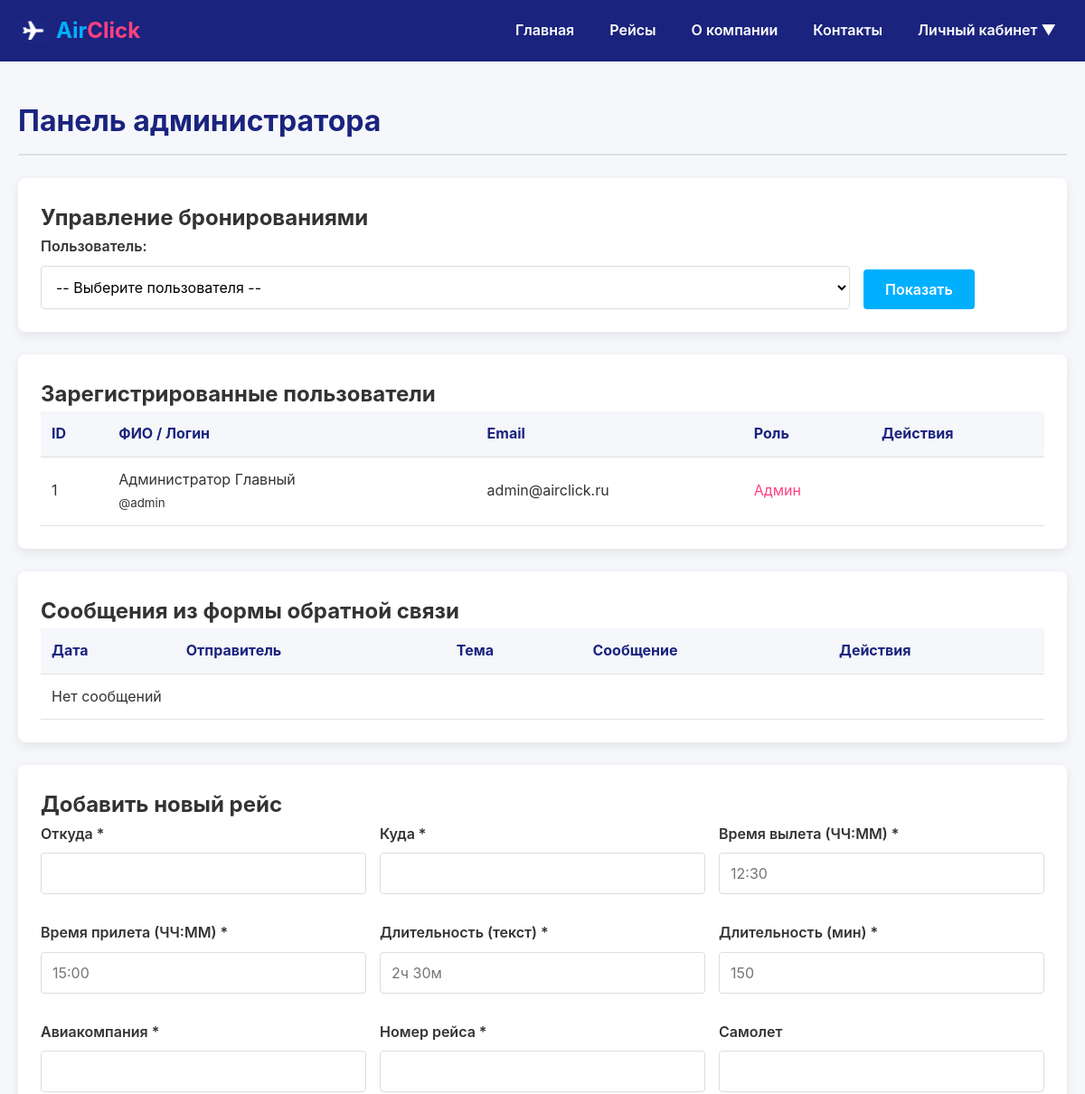
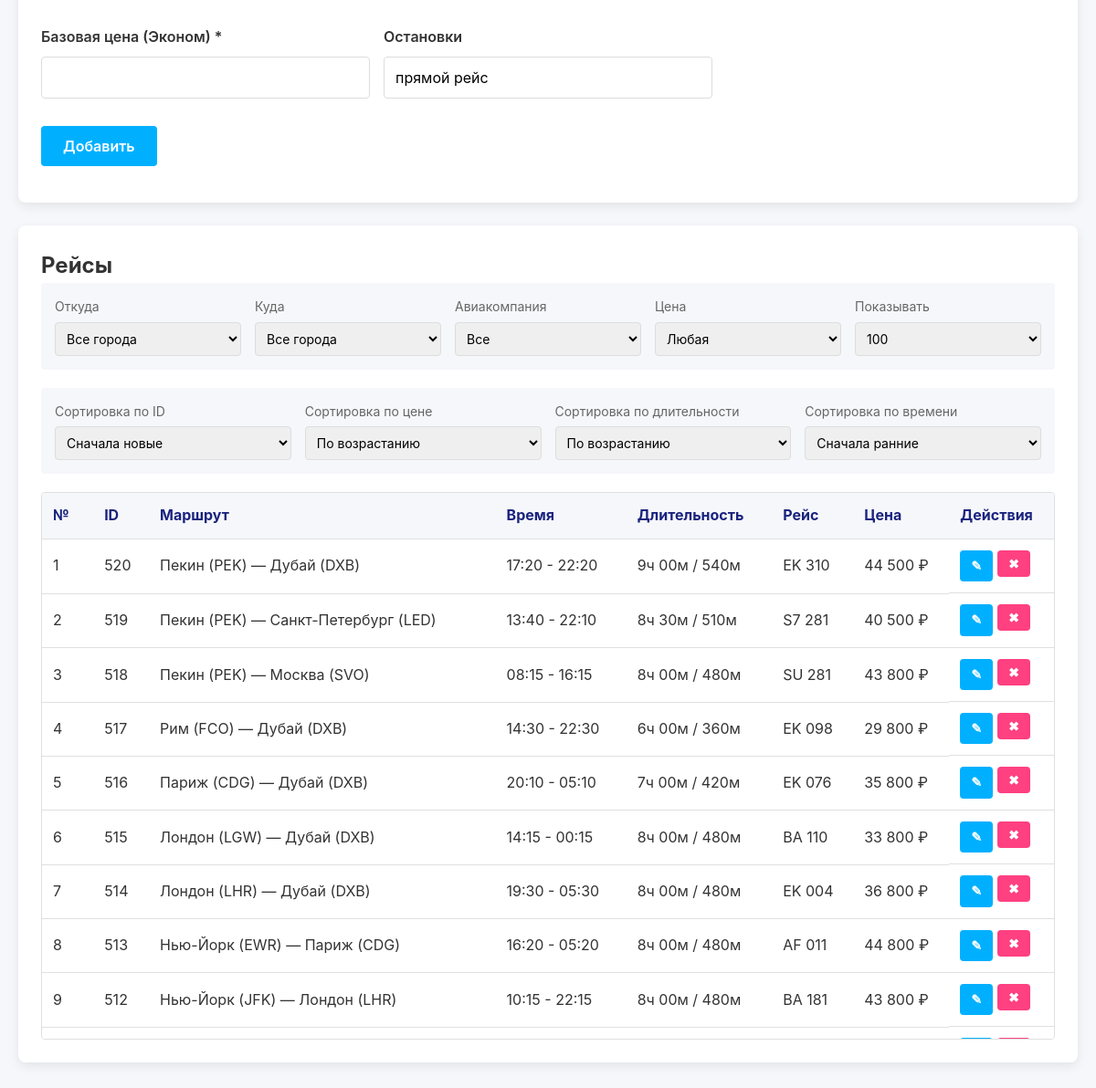
/admin.php (signed in), run on the app's committed database (2 pictures, top to bottom).
### tables this page shows
CREATE TABLE users (
    id          INT PRIMARY KEY AUTO_INCREMENT,
    login       VARCHAR(50)  NOT NULL UNIQUE,
    password    VARCHAR(255) NOT NULL,
    surname     VARCHAR(100) NOT NULL,
    name        VARCHAR(100) NOT NULL,
    patronymic  VARCHAR(100) NULL,
    phone       VARCHAR(15)  NOT NULL,
    email       VARCHAR(255) NOT NULL UNIQUE,
    passport    VARCHAR(30)  NULL,
    birth_date  DATE         NULL,
    gender      ENUM('male','female') NULL,
    created_at  TIMESTAMP DEFAULT CURRENT_TIMESTAMP,
    INDEX idx_login (login),
    INDEX idx_email (email)
);

CREATE TABLE flights (
    id               INT PRIMARY KEY AUTO_INCREMENT,
    from_city        VARCHAR(100)   NOT NULL,
    to_city          VARCHAR(100)   NOT NULL,
    departure_time   CHAR(5)        NOT NULL,
    arrival_time     CHAR(5)        NOT NULL,
    duration         VARCHAR(20)    NOT NULL,
    duration_min     INT            NOT NULL,
    airline          VARCHAR(100)   NOT NULL,
    flight_number    VARCHAR(20)    NOT NULL,
    aircraft         VARCHAR(50)    NOT NULL,
    price            DECIMAL(10,2)  NOT NULL,
    stops            VARCHAR(100)   NULL,
    INDEX idx_from  (from_city),
    INDEX idx_to    (to_city),
    INDEX idx_price (price)
);

### php/admin.php (called while the page is built, shortened)
<?php
require_once 'db.php';
$users_result = mysqli_query($connect, "SELECT id, login, surname, name, email, phone, role, created_at FROM users ORDER BY id DESC");
$users = mysqli_fetch_all($users_result, MYSQLI_ASSOC);
$f_price = $_GET['f_price'] ?? 'all';
$f_limit = $_GET['f_limit'] ?? '100';
$sort = 'id_desc';
$sql_flights = "SELECT * FROM flights WHERE 1=1";
switch ($sort) {
    default: $sql_flights .= " ORDER BY id DESC"; break;
}
if ($f_limit !== 'all') {
    $limit_val = (int)$f_limit;
    $sql_flights .= " LIMIT $limit_val";
}
$stmt_flights = mysqli_prepare($connect, $sql_flights);
mysqli_stmt_execute($stmt_flights);
$flights = mysqli_fetch_all(mysqli_stmt_get_result($stmt_flights), MYSQLI_ASSOC);
$edit_flight = null;
?>

### admin.php (the view, shortened to what this page needs)
<?php require_once 'php/admin.php'; ?>
<!DOCTYPE html>
<html lang="ru">
<head>
    <link rel="stylesheet" href="css/style.css">
</head>
<body>
    <header>
        <a href="index.php" class="logo">
            <img src="img/logo-plane.png" alt="AirClick">
            <span>Air</span><span>Click</span>
        </a>
        <nav>
            <ul>
                <li><a href="index.php">Главная</a></li>
                <li><a href="flights.php">Рейсы</a></li>
                <li><a href="about.php">О компании</a></li>
                <li><a href="contacts.php">Контакты</a></li>
                <?php if (isset($_SESSION['user_id'])): ?>
                    <li class="nav-dropdown">
                        <a href="#">Личный кабинет ▼</a>
                    </li>
                <?php endif; ?>
            </ul>
        </nav>
    </header>
    <main>
        <h1 class="page-title">Панель администратора</h1>
        <div class="card">
            <h2 class="section-title">Управление бронированиями</h2>
            <form method="GET" action="admin.php" class="form-row align-end">
                <div class="form-col" style="flex: 3;">
                    <div class="form-group mb-0">
                        <label>Пользователь:</label>
                        <select name="user_id" required>
                            <option value="0">-- Выберите пользователя --</option>
                        </select>
                    </div>
                </div>
                <div class="form-col" style="flex: 0;">
                    <div class="form-group mb-0">
                        <button type="submit" class="btn">Показать</button>
                    </div>
                </div>
            </form>
        </div>
        <div class="card">
            <h2 class="section-title">Зарегистрированные пользователи</h2>
            <div class="table-responsive">
                <table class="admin-table">
                    <thead><tr><th>ID</th><th>ФИО / Логин</th><th>Email</th><th>Роль</th><th>Действия</th></tr></thead>
                    <tbody>
                        <?php foreach ($users as $u): ?>
                        <tr>
                            <td><?= $u['id'] ?></td>
                            <td><?= htmlspecialchars($u['surname'] . ' ' . $u['name']) ?><br><small>@<?= $u['login'] ?></small></td>
                            <td><?= $u['email'] ?></td>
                            <td><?= $u['role'] === 'admin' ? '<span class="text-pink">Админ</span>' : 'Юзер' ?></td>
                            <td>
                            </td>
                        </tr>
                        <?php endforeach; ?>
                    </tbody>
                </table>
            </div>
        </div>
        <div class="card">
            <h2 class="section-title">Сообщения из формы обратной связи</h2>
            <div class="table-responsive">
                <table class="admin-table">
                    <thead><tr><th>Дата</th><th>Отправитель</th><th>Тема</th><th>Сообщение</th><th>Действия</th></tr></thead>
                    <tbody>
                        <?php if (empty($messages)): ?>
                            <tr><td colspan="5" class="text-center">Нет сообщений</td></tr>
                        <?php endif; ?>
                    </tbody>
                </table>
            </div>
        </div>
        <div class="card">
            <h2 class="section-title"><?= $edit_flight ? 'Редактировать рейс' : 'Добавить новый рейс' ?></h2>
            <form action="php/admin_action.php" method="POST" class="admin-form-grid">
                <div class="form-group"><label>Откуда *</label><input type="text" name="from_city" value="<?= htmlspecialchars($edit_flight['from_city'] ?? '') ?>" required></div>
                <div class="form-group"><label>Куда *</label><input type="text" name="to_city" value="<?= htmlspecialchars($edit_flight['to_city'] ?? '') ?>" required></div>
                <div class="form-group"><label>Время вылета (ЧЧ:ММ) *</label><input type="text" name="departure_time" value="<?= htmlspecialchars($edit_flight['departure_time'] ?? '') ?>" placeholder="12:30" required></div>
                <div class="form-group"><label>Время прилета (ЧЧ:ММ) *</label><input type="text" name="arrival_time" value="<?= htmlspecialchars($edit_flight['arrival_time'] ?? '') ?>" placeholder="15:00" required></div>
                <div class="form-group"><label>Длительность (текст) *</label><input type="text" name="duration" value="<?= htmlspecialchars($edit_flight['duration'] ?? '') ?>" placeholder="2ч 30м" required></div>
                <div class="form-group"><label>Длительность (мин) *</label><input type="number" name="duration_min" value="<?= htmlspecialchars($edit_flight['duration_min'] ?? '') ?>" placeholder="150" required></div>
                <div class="form-group"><label>Авиакомпания *</label><input type="text" name="airline" value="<?= htmlspecialchars($edit_flight['airline'] ?? '') ?>" required></div>
                <div class="form-group"><label>Номер рейса *</label><input type="text" name="flight_number" value="<?= htmlspecialchars($edit_flight['flight_number'] ?? '') ?>" required></div>
                <div class="form-group"><label>Самолет</label><input type="text" name="aircraft" value="<?= htmlspecialchars($edit_flight['aircraft'] ?? '') ?>"></div>
                <div class="form-group"><label>Базовая цена (Эконом) *</label><input type="number" step="0.01" name="price" value="<?= htmlspecialchars($edit_flight['price'] ?? '') ?>" required></div>
                <div class="form-group"><label>Остановки</label><input type="text" name="stops" value="<?= htmlspecialchars($edit_flight['stops'] ?? 'прямой рейс') ?>"></div>
                <div class="form-group form-group-full">
                    <button type="submit" class="btn"><?= $edit_flight ? 'Обновить' : 'Добавить' ?></button>
                </div>
            </form>
        </div>
        <div class="card">
            <h2 class="section-title">Рейсы</h2>
            <form method="GET" action="admin.php" class="filters-wrapper">
                <div class="form-row">
                    <div class="form-col">
                        <label class="filter-label">Откуда</label>
                        <select name="f_from" onchange="this.form.submit()">
                            <option value="">Все города</option>
                        </select>
                    </div>
                    <div class="form-col">
                        <label class="filter-label">Куда</label>
                        <select name="f_to" onchange="this.form.submit()">
                            <option value="">Все города</option>
                        </select>
                    </div>
                    <div class="form-col">
                        <label class="filter-label">Авиакомпания</label>
                        <select name="f_airline" onchange="this.form.submit()">
                            <option value="all">Все</option>
                        </select>
                    </div>
                    <div class="form-col">
                        <label class="filter-label">Цена</label>
                        <select name="f_price" onchange="this.form.submit()">
                            <option value="all" <?= $f_price == 'all' ? 'selected' : '' ?>>Любая</option>
                        </select>
                    </div>
                    <div class="form-col">
                        <label class="filter-label">Показывать</label>
                        <select name="f_limit" onchange="this.form.submit()">
                            <option value="100" <?= $f_limit == '100' ? 'selected' : '' ?>>100</option>
                        </select>
                    </div>
                </div>
            </form>
            <form method="GET" action="admin.php" class="filters-wrapper">
                <div class="sort-grid">
                    <div class="form-col">
                        <label class="filter-label">Сортировка по ID</label>
                        <select name="sort_id" onchange="clearOtherSorts('sort_id'); this.form.submit()">
                            <option value="id_desc" <?= $sort == 'id_desc' ? 'selected' : '' ?>>Сначала новые</option>
                        </select>
                    </div>
                    <div class="form-col">
                        <label class="filter-label">Сортировка по цене</label>
                        <select name="sort_price" onchange="clearOtherSorts('sort_price'); this.form.submit()">
                            <option value="price_asc" <?= $sort == 'price_asc' ? 'selected' : '' ?>>По возрастанию</option>
                        </select>
                    </div>
                    <div class="form-col">
                        <label class="filter-label">Сортировка по длительности</label>
                        <select name="sort_dur" onchange="clearOtherSorts('sort_dur'); this.form.submit()">
                            <option value="duration_asc" <?= $sort == 'duration_asc' ? 'selected' : '' ?>>По возрастанию</option>
                        </select>
                    </div>
                    <div class="form-col">
                        <label class="filter-label">Сортировка по времени</label>
                        <select name="sort_time" onchange="clearOtherSorts('sort_time'); this.form.submit()">
                            <option value="time_asc" <?= $sort == 'time_asc' ? 'selected' : '' ?>>Сначала ранние</option>
                        </select>
                    </div>
                </div>
            </form>
            <div class="table-responsive table-scrollable">
                <table class="admin-table">
                    <thead>
                        <tr>
                            <th>№</th>
                            <th>ID</th>
                            <th>Маршрут</th>
                            <th>Время</th>
                            <th>Длительность</th>
                            <th>Рейс</th>
                            <th>Цена</th>
                            <th>Действия</th>
                        </tr>
                    </thead>
                    <tbody>
                        <?php
                        $counter = 1;
                        foreach ($flights as $f):
                        ?>
                        <tr>
                            <td><?= $counter++ ?></td>
                            <td><?= $f['id'] ?></td>
                            <td><?= htmlspecialchars($f['from_city']) ?> — <?= htmlspecialchars($f['to_city']) ?></td>
                            <td><?= $f['departure_time'] ?> - <?= $f['arrival_time'] ?></td>
                            <td><?= htmlspecialchars($f['duration']) ?> / <?= $f['duration_min'] ?>м</td>
                            <td><?= htmlspecialchars($f['flight_number']) ?></td>
                            <td><?= number_format($f['price'], 0, '', ' ') ?> ₽</td>
                            <td class="actions-cell">
                                <a href="admin.php?edit_id=<?= $f['id'] ?>" class="btn btn-sm">✎</a>
                                <form action="php/admin_action.php" method="POST" onsubmit="return confirm('Удалить рейс?');">
                                    <button type="submit" class="btn btn-secondary btn-sm">✖</button>
                                </form>
                            </td>
                        </tr>
                        <?php endforeach; ?>
                    </tbody>
                </table>
            </div>
        </div>
    </main>
</body>
</html>

### data on the page
users: id "1", surname+name "Администратор Главный", login "admin", email "admin@airclick.ru", role "Админ"
flights: id "520", from_city "Пекин (PEK)", to_city "Дубай (DXB)", departure_time "17:20", arrival_time "22:20", duration "9ч 00м", duration_min "540", flight_number "EK 310", price "44 500"
flights: id "519", from_city "Пекин (PEK)", to_city "Санкт-Петербург (LED)", departure_time "13:40", arrival_time "22:10", duration "8ч 30м", duration_min "510", flight_number "S7 281", price "40 500"
flights: id "518", from_city "Пекин (PEK)", to_city "Москва (SVO)", departure_time "08:15", arrival_time "16:15", duration "8ч 00м", duration_min "480", flight_number "SU 281", price "43 800"
flights: id "517", from_city "Рим (FCO)", to_city "Дубай (DXB)", departure_time "14:30", arrival_time "22:30", duration "6ч 00м", duration_min "360", flight_number "EK 098", price "29 800"
flights: id "516", from_city "Париж (CDG)", to_city "Дубай (DXB)", departure_time "20:10", arrival_time "05:10", duration "7ч 00м", duration_min "420", flight_number "EK 076", price "35 800"
flights: id "515", from_city "Лондон (LGW)", to_city "Дубай (DXB)", departure_time "14:15", arrival_time "00:15", duration "8ч 00м", duration_min "480", flight_number "BA 110", price "33 800"
flights: id "514", from_city "Лондон (LHR)", to_city "Дубай (DXB)", departure_time "19:30", arrival_time "05:30", duration "8ч 00м", duration_min "480", flight_number "EK 004", price "36 800"
flights: id "513", from_city "Нью-Йорк (EWR)", to_city "Париж (CDG)", departure_time "16:20", arrival_time "05:20", duration "8ч 00м", duration_min "480", flight_number "AF 011", price "44 800"
flights: id "512", from_city "Нью-Йорк (JFK)", to_city "Лондон (LHR)", departure_time "10:15", arrival_time "22:15", duration "8ч 00м", duration_min "480", flight_number "BA 181", price "43 800"
